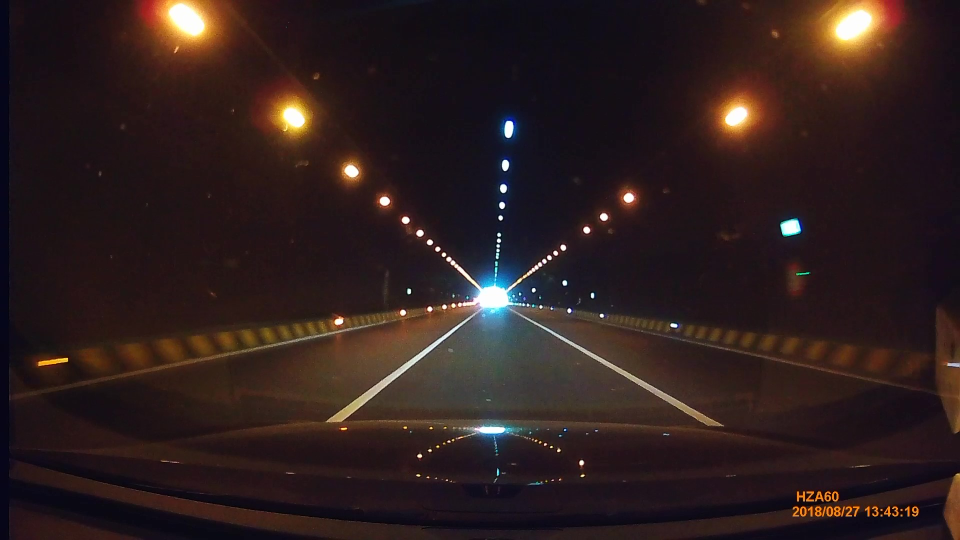
#> input picture samples/test_image_1.jpg, 1920 x 1080 px (shown at 1/2 size)
$ jupyter execute pruebas_threholding.ipynb
#> lines starting #> are read from the running program, lines starting #| are printed output that depends on the picture; after the words box and inside, x2 and y2 are one past the last pixel; in counts of white or black regions, pixels touching at a corner belong together
[cell 1]
import numpy as np
import cv2
import matplotlib.pyplot as plt
import glob
from skimage import exposure

[cell 2]
img=cv2.imread('samples/test_image_1.jpg',1) #8
#> img is the input picture: shape (1080, 1920, 3); mean B, G, R 30.3, 30.9, 46.1

print(img.shape)
#| (1080, 1920, 3)
plt.imshow(img)
plt.show()

[cell 3]
img=cv2.resize(img,(1200,700))
#> img: shape (700, 1200, 3)
print (img.shape)
#| (700, 1200, 3)
img = cv2.cvtColor(img, cv2.COLOR_BGR2RGB)
img_process=np.copy(img)
plt.imshow(img_process)
plt.show()

[cell 4]
gray=cv2.cvtColor(img_process,cv2.COLOR_RGB2GRAY)
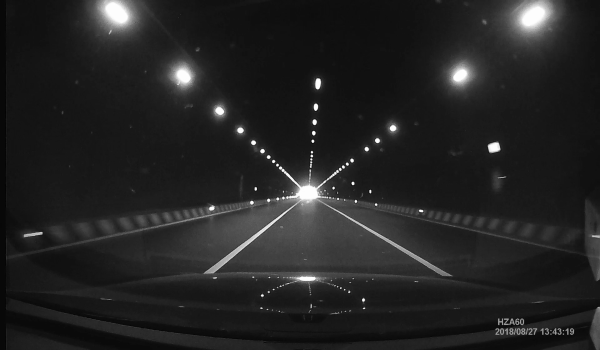
#> gray: shape (700, 1200) (shown at 1/2 size); min 1, max 255, mean 35.3
plt.imshow(gray,cmap='gray')
plt.show()

[cell 5]
kernel=5
gauss_filter = cv2.GaussianBlur(gray,(kernel,kernel),3)
plt.imshow(gauss_filter,cmap='gray')
plt.show()

[cell 6]
plt.hist(gray.ravel(),256,[0,256]); plt.show()
#> after `plt.hist(gray.ravel(), 256, [0, 256])`:
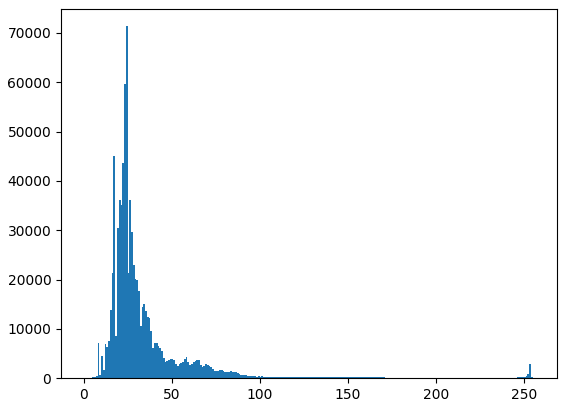
#> figure drawn by matplotlib, 1 panel; tallest bar 71362 high, from x = 24 to 25

[cell 7]
# [12 lines of commented-out code are left out]

[cell 8]
limite=120
ret,bin=cv2.threshold(gauss_filter,limite,255,cv2.THRESH_BINARY )
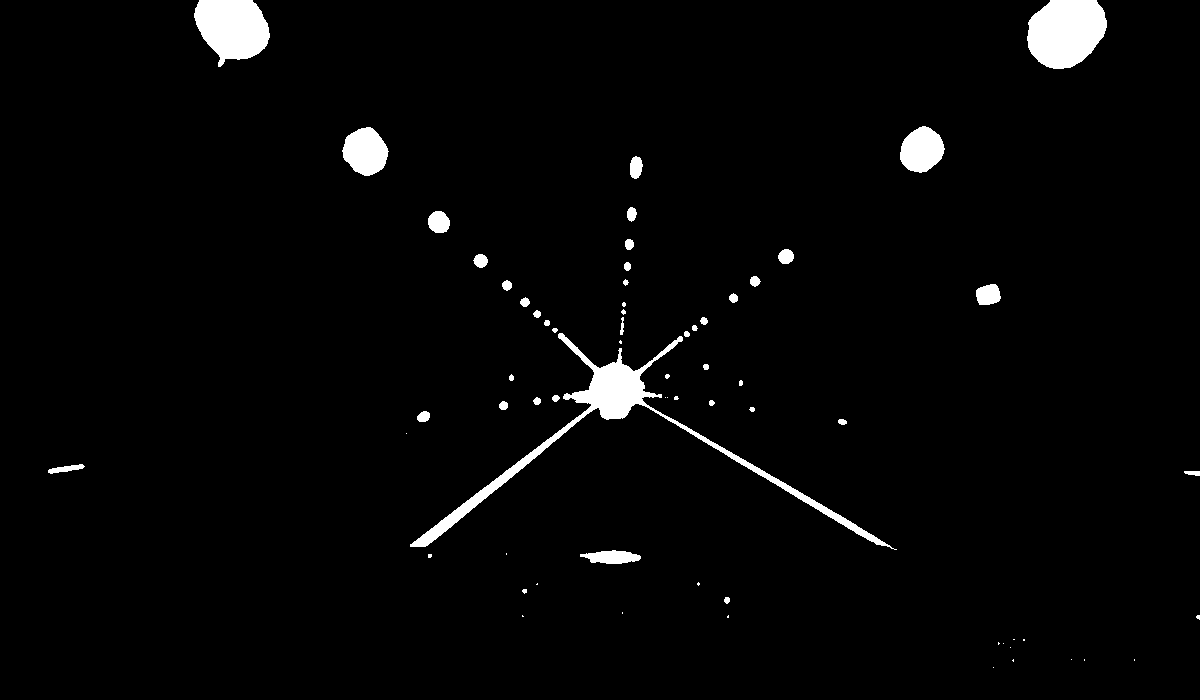
#> bin: shape (700, 1200); 2.6% white; 66 white regions (27 under 20 px), largest, box (x1, y1, x2, y2) and area: (410, 333, 897, 550) 6708, (1027, 0, 1107, 69) 4325, (194, 0, 270, 67) 3637
#> ret = 120
# cv2.imwrite('filename.jpg', th2)
plt.imshow(bin,cmap='gray')
plt.show()

[cell 9]
ng=7 #vecindad
c=2 #constante
th3=cv2.adaptiveThreshold(gauss_filter,255,cv2.ADAPTIVE_THRESH_MEAN_C,\
            cv2.THRESH_BINARY,ng,c)
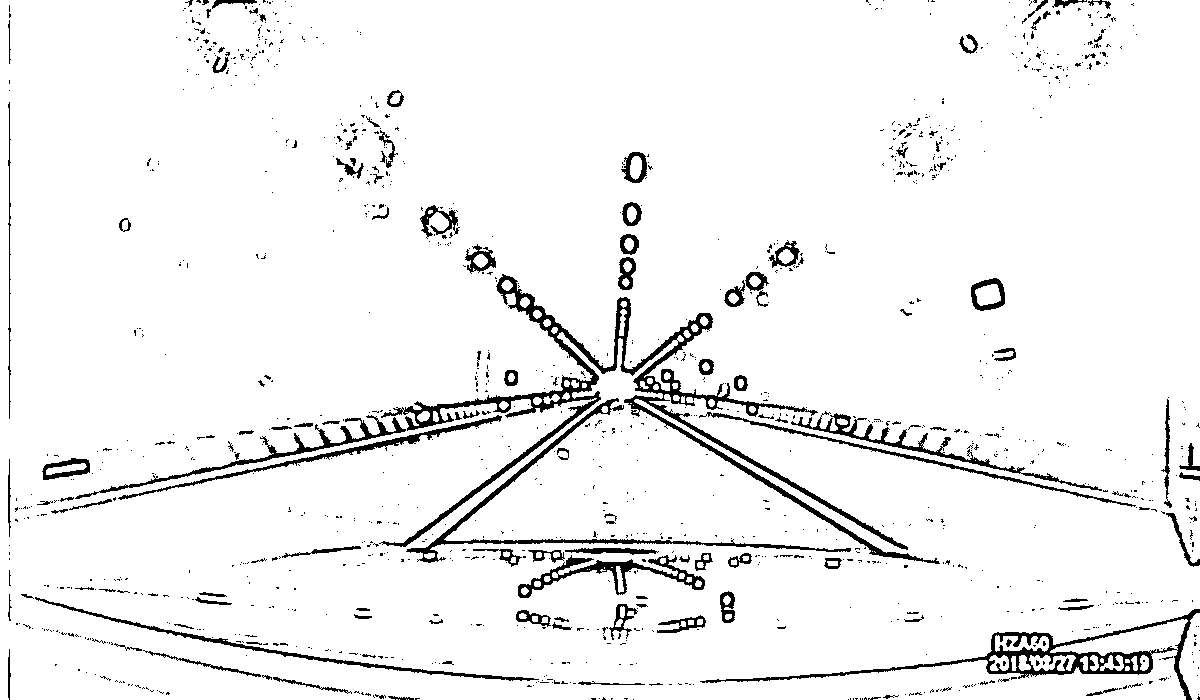
#> th3: shape (700, 1200); 94.6% white; 1199 black regions (1058 under 20 px), largest, box (x1, y1, x2, y2) and area: (379, 274, 940, 564) 11130, (700, 609, 1200, 700) 4330, (406, 398, 851, 563) 2726

plt.imshow(th3,cmap='gray')
plt.show()
th4=cv2.adaptiveThreshold(gauss_filter,255,cv2.ADAPTIVE_THRESH_GAUSSIAN_C,\
            cv2.THRESH_BINARY_INV,ng,c)
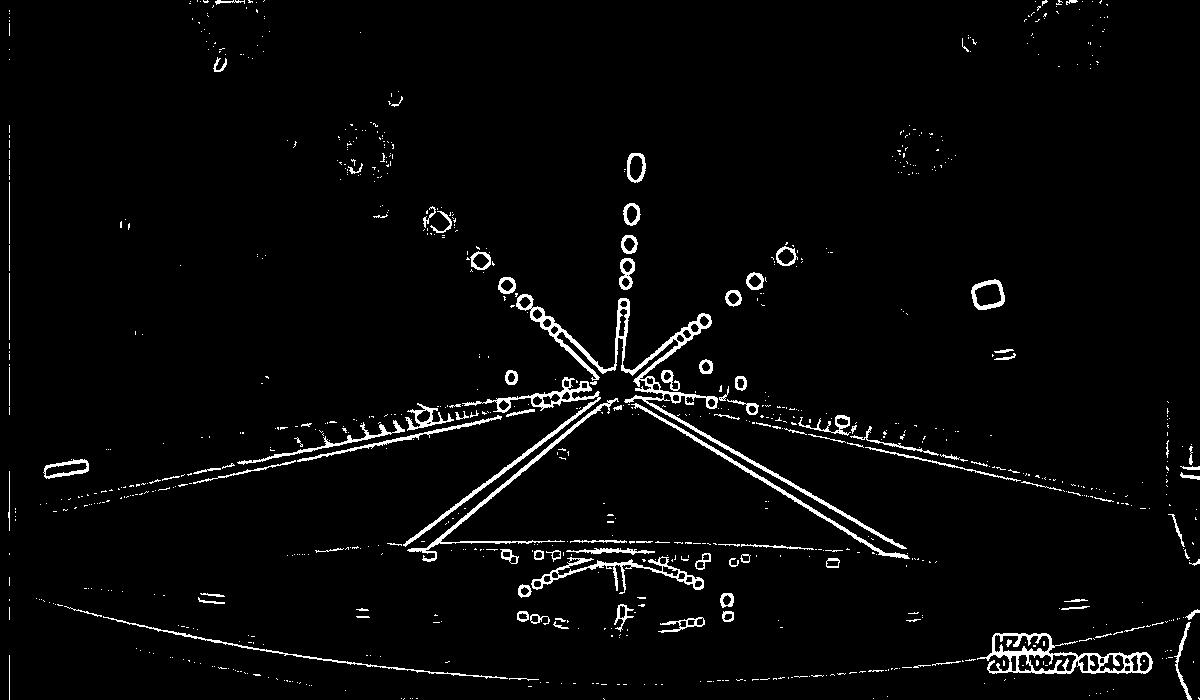
#> th4: shape (700, 1200); 3% white; 877 white regions (760 under 20 px), largest, box (x1, y1, x2, y2) and area: (516, 294, 907, 549) 4030, (977, 633, 1153, 674) 2146, (403, 377, 601, 547) 1820

plt.imshow(th4,cmap='gray')
plt.show()

[cell 10]
mask=cv2.bitwise_and(bin, th3)
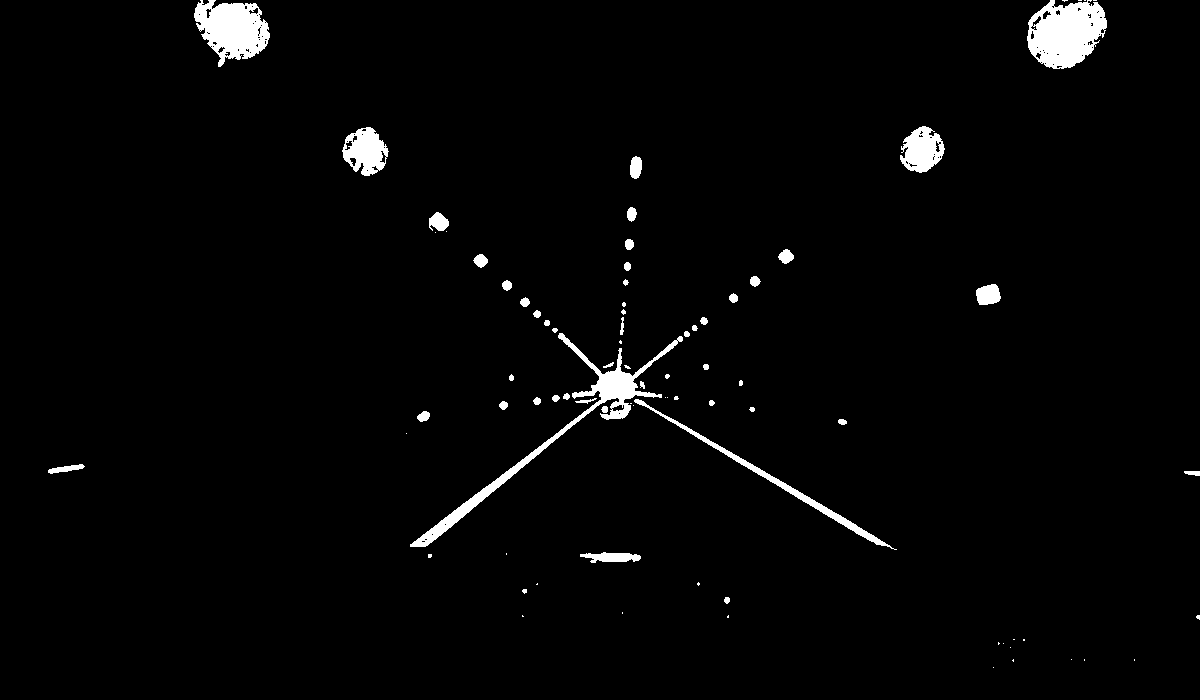
#> mask: shape (700, 1200); 2.3% white; 81 white regions (36 under 20 px), largest, box (x1, y1, x2, y2) and area: (410, 333, 683, 547) 3971, (1027, 0, 1107, 69) 3912, (194, 0, 270, 67) 3222
plt.imshow(mask,cmap='gray')
plt.show()

$ run again, with samples/test_image_10.jpg copied over samples/test_image_1.jpg
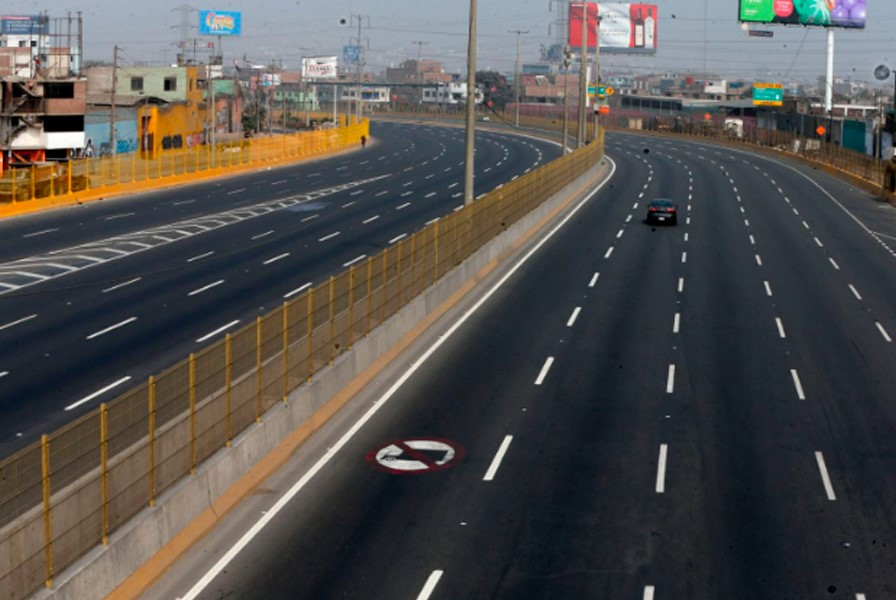
#> input picture samples/test_image_10.jpg, 896 x 600 px
#> img is the input picture: shape (600, 896, 3); mean B, G, R 78.1, 80.9, 83.4
#| (600, 896, 3)
#| (700, 1200, 3)
#> `ret,bin=cv2.threshold(gauss_filter,limite,255,cv2.THRESH_BINARY )`:
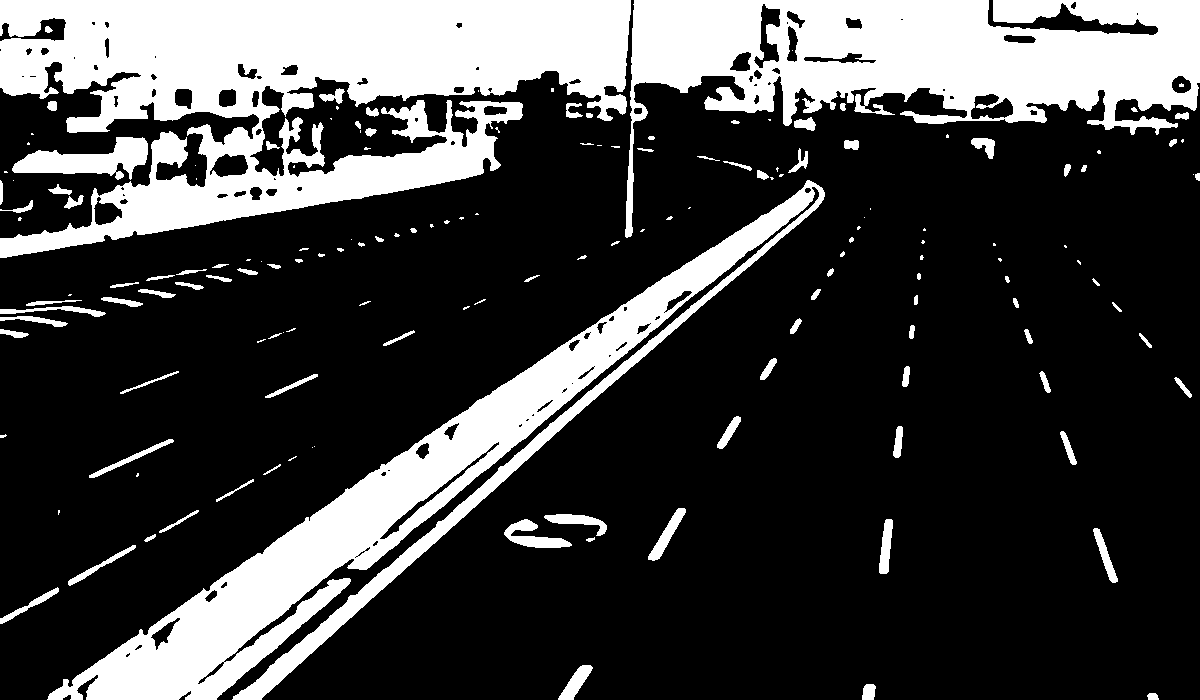
#> bin: shape (700, 1200); 25.3% white; 161 white regions (61 under 20 px), largest, box (x1, y1, x2, y2) and area: (0, 0, 631, 258) 84765, (47, 180, 825, 700) 56487, (625, 0, 1200, 238) 55465
#> ret = 120
#> th3: shape (700, 1200); 81.9% white; 2509 black regions (1818 under 20 px), largest, box (x1, y1, x2, y2) and area: (0, 378, 379, 678) 7001, (759, 35, 1111, 175) 6359, (230, 186, 820, 700) 5269
#> th4: shape (700, 1200); 11.9% white; 2296 white regions (1638 under 20 px), largest, box (x1, y1, x2, y2) and area: (258, 172, 830, 700) 3406, (497, 185, 820, 468) 2119, (498, 509, 613, 554) 1794
#> `mask=cv2.bitwise_and(bin, th3)`:
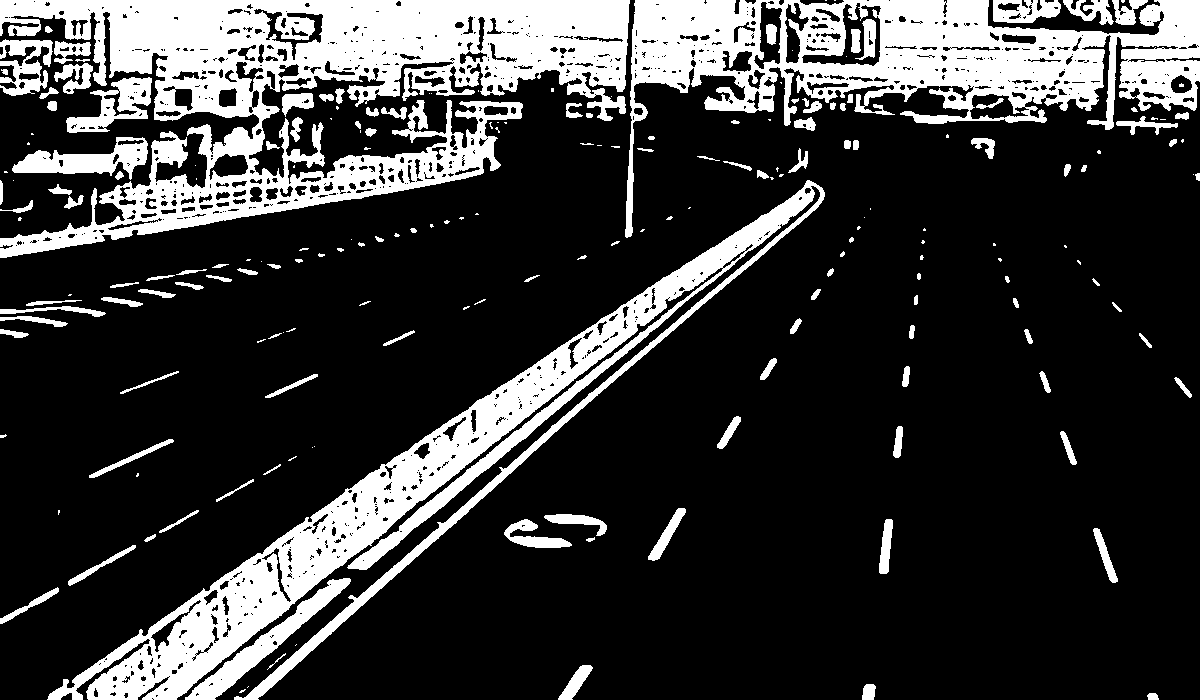
#> mask: shape (700, 1200); 21.8% white; 205 white regions (77 under 20 px), largest, box (x1, y1, x2, y2) and area: (0, 0, 630, 258) 66131, (47, 180, 825, 700) 45927, (625, 0, 1200, 238) 42858

$ run again, with samples/test_image_11.jpg copied over samples/test_image_1.jpg
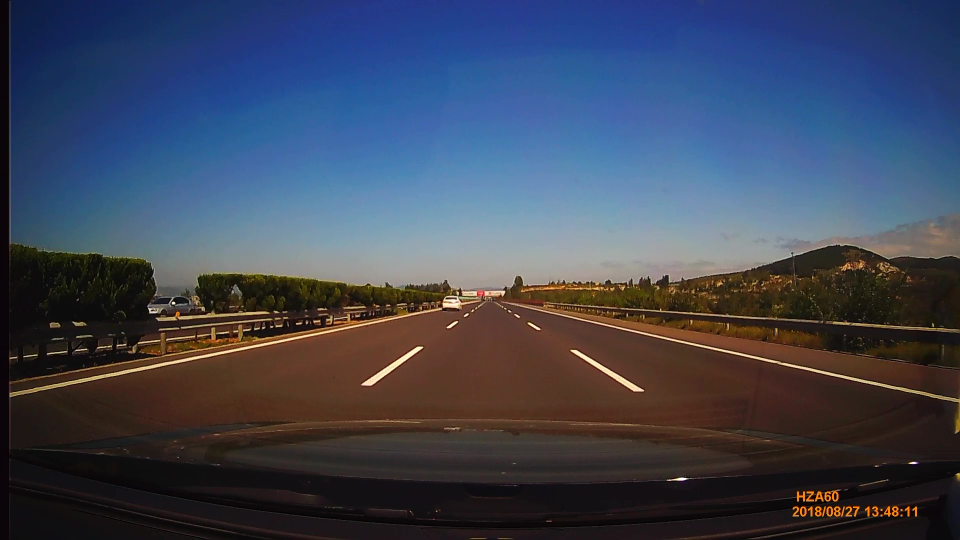
#> input picture samples/test_image_11.jpg, 1920 x 1080 px (shown at 1/2 size)
#> img is the input picture: shape (1080, 1920, 3); mean B, G, R 87.6, 69.9, 62.7
#| (1080, 1920, 3)
#| (700, 1200, 3)
#> `ret,bin=cv2.threshold(gauss_filter,limite,255,cv2.THRESH_BINARY )`:
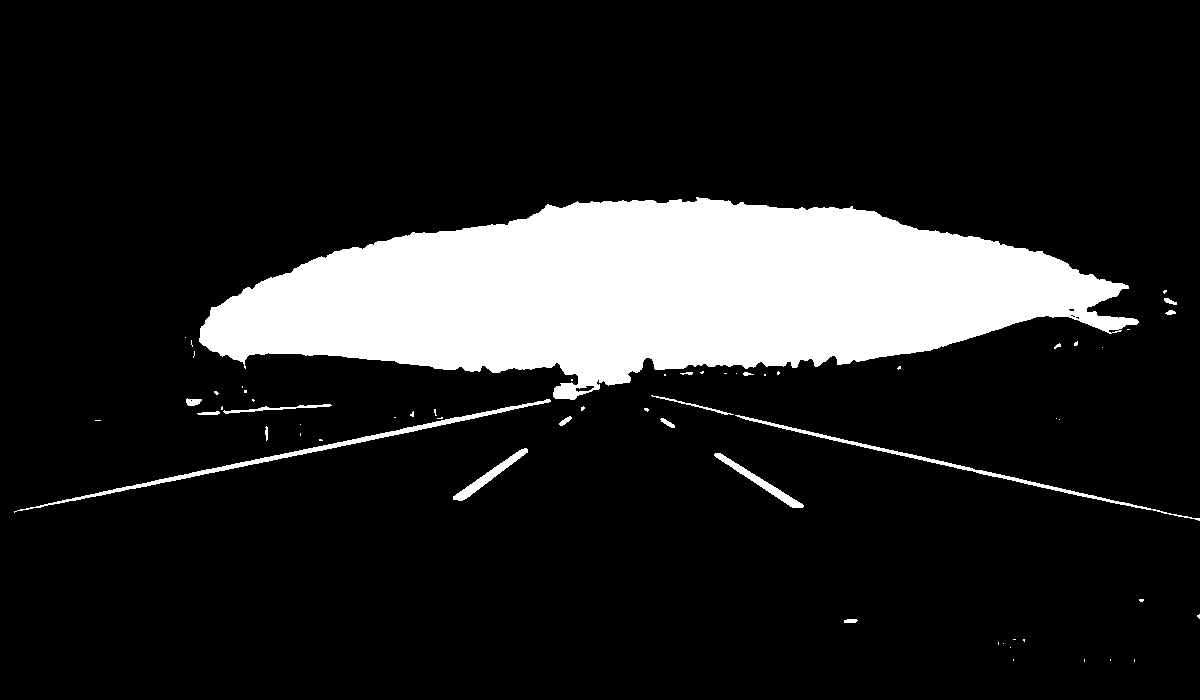
#> bin: shape (700, 1200); 14.3% white; 61 white regions (43 under 20 px), largest, box (x1, y1, x2, y2) and area: (199, 197, 1139, 400) 114085, (14, 399, 551, 513) 2219, (735, 415, 1200, 521) 1494
#> ret = 120
#> th3: shape (700, 1200); 91.3% white; 1128 black regions (920 under 20 px), largest, box (x1, y1, x2, y2) and area: (7, 316, 1200, 590) 24568, (110, 617, 1179, 700) 7193, (637, 317, 1200, 415) 7021
#> th4: shape (700, 1200); 5.6% white; 1441 white regions (1243 under 20 px), largest, box (x1, y1, x2, y2) and area: (119, 340, 456, 462) 5958, (928, 631, 1153, 700) 2875, (683, 395, 1200, 435) 2620
#> `mask=cv2.bitwise_and(bin, th3)`:
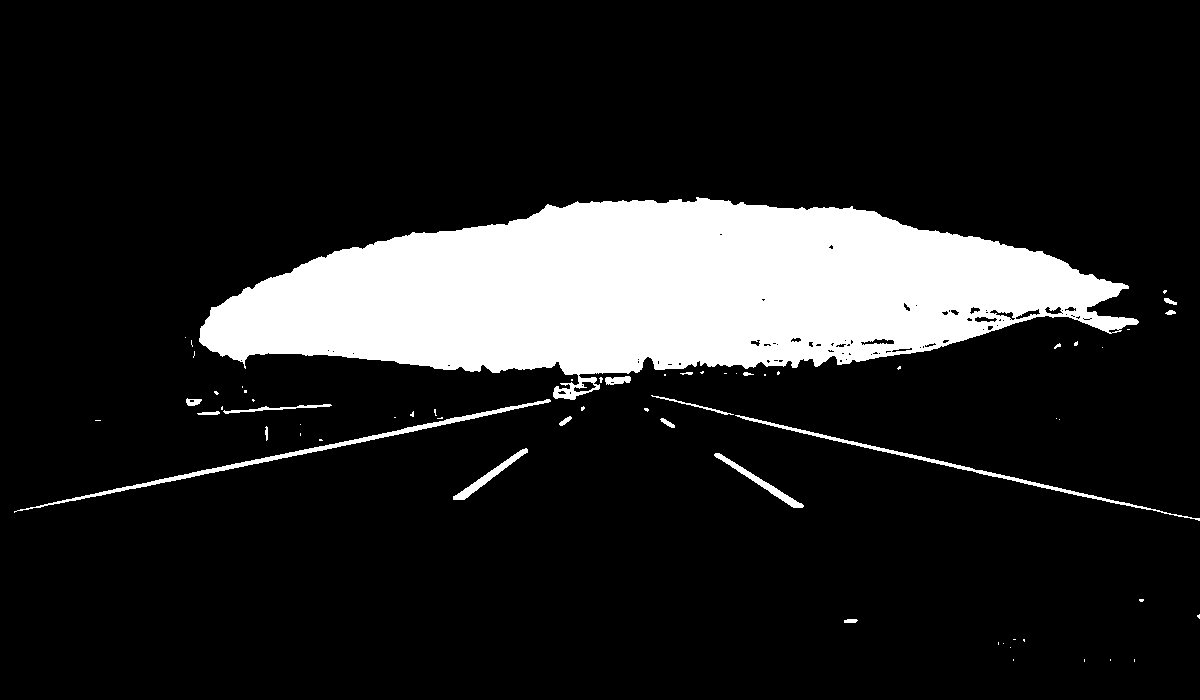
#> mask: shape (700, 1200); 14.2% white; 63 white regions (44 under 20 px), largest, box (x1, y1, x2, y2) and area: (199, 197, 1139, 400) 112630, (14, 399, 551, 513) 2170, (735, 415, 1200, 521) 1494
